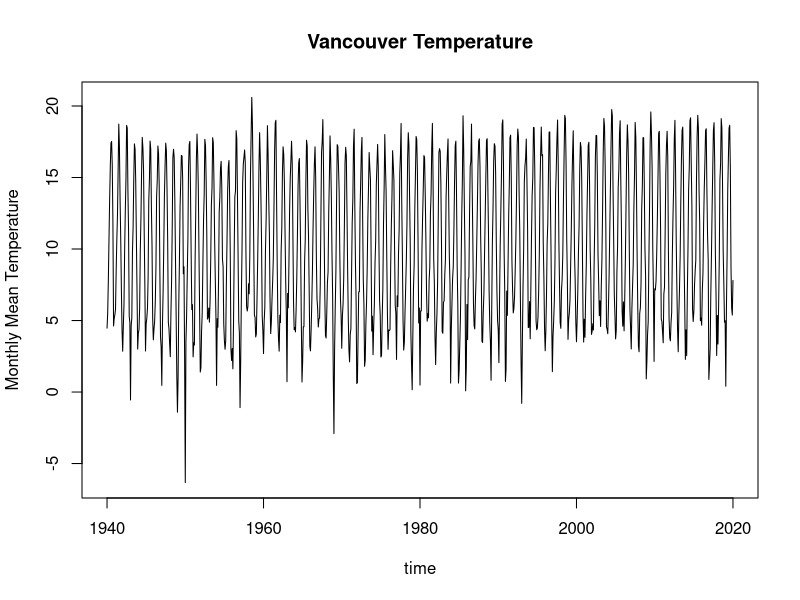
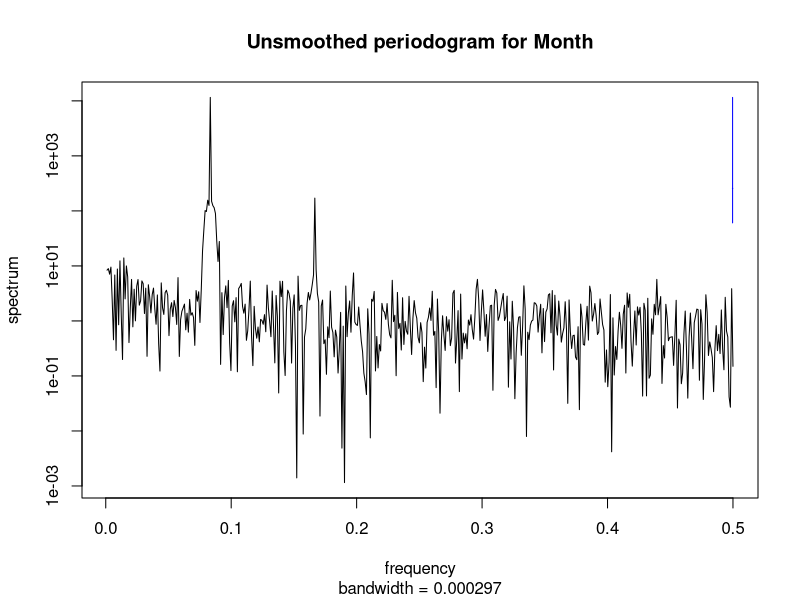
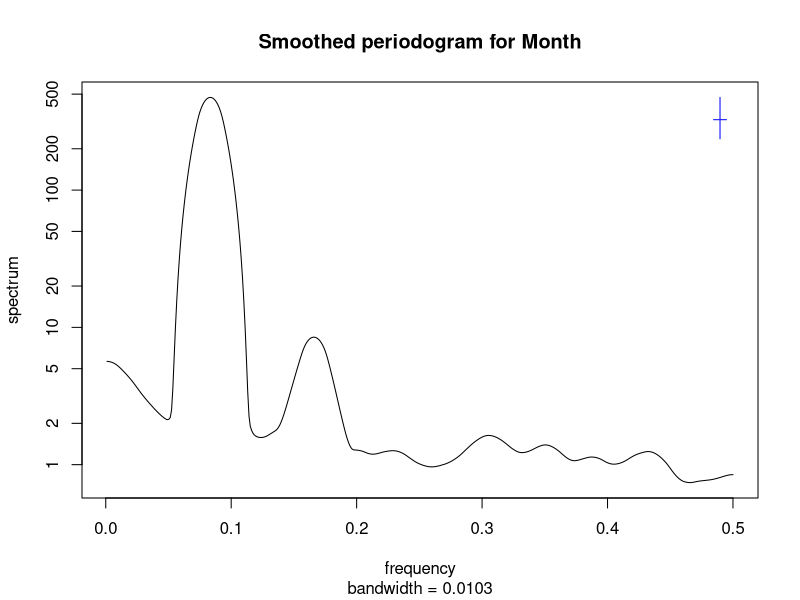
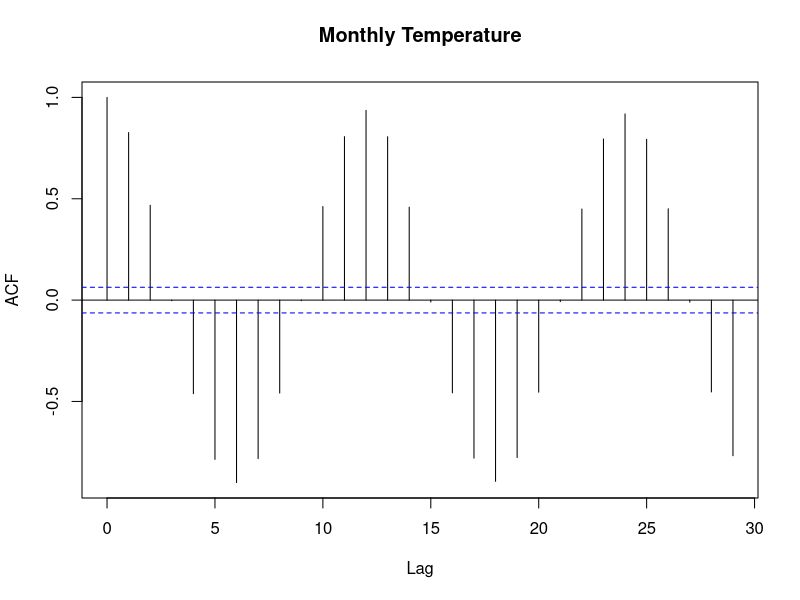
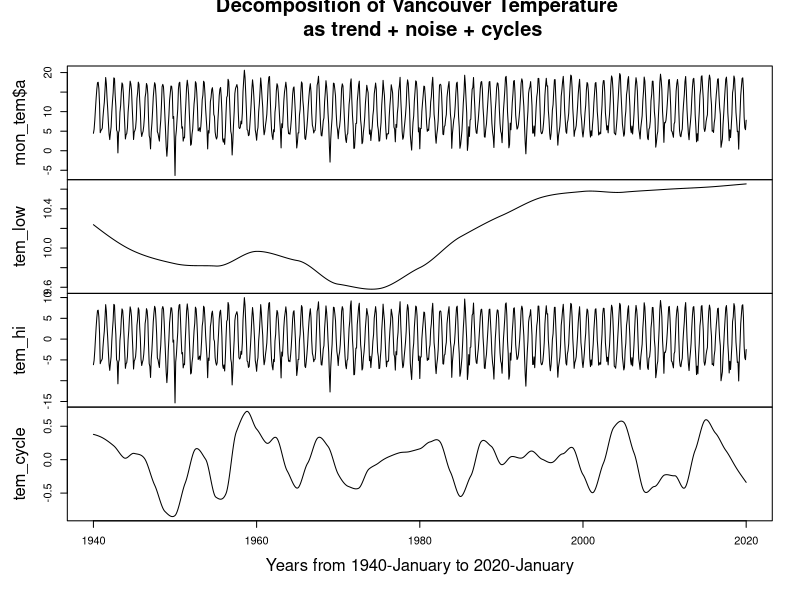
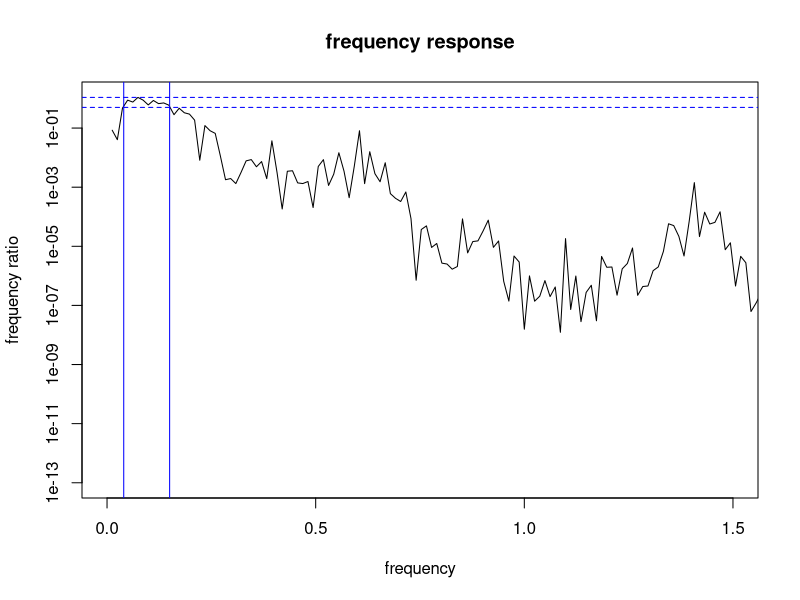
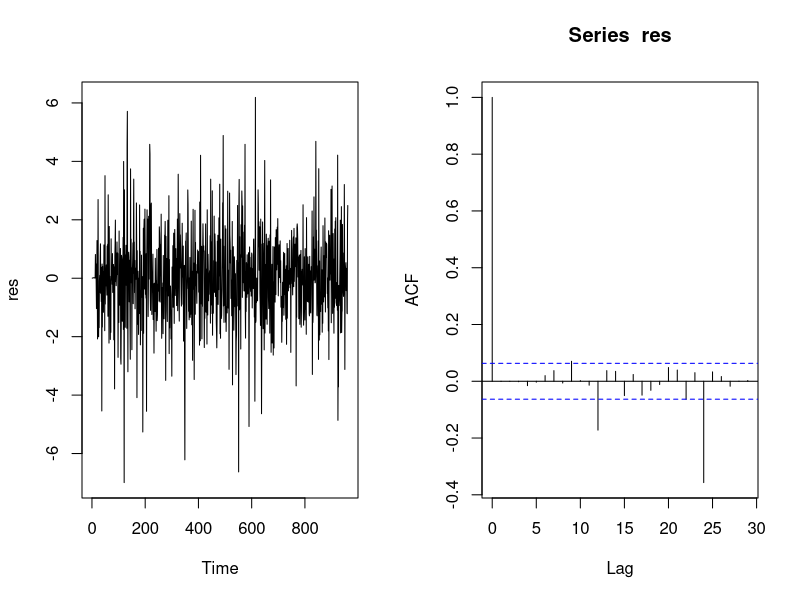
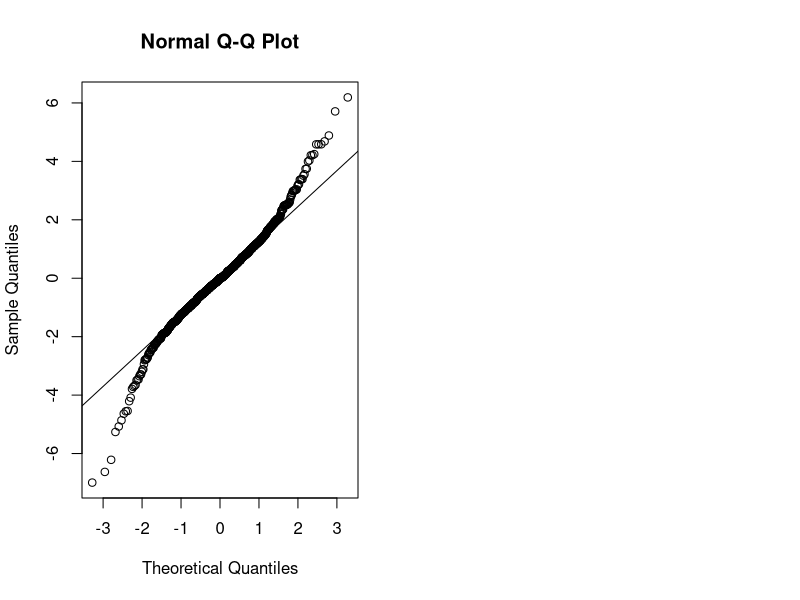

Reproduce these figures in R, in order.
## ---- chunk 1
x <- read.csv("Canadian_climate_history.csv", header = TRUE)
## ---- chunk 2
temp_Van = read.csv("Canadian_climate_history_changed.csv", header = TRUE)
date <- seq(from=1940,to=2020,by=1/365.25) # date for day
date2 <- seq(from=1940,to=2020,by=1/12) # date for month
summary(temp_Van$MEAN_TEMPERATURE_VANCOUVER)
## ---- chunk 3
miss = which(is.na(temp_Van$MEAN_TEMPERATURE_VANCOUVER))
for (i in miss){
  temp_Van$MEAN_TEMPERATURE_VANCOUVER[i] = (temp_Van$MEAN_TEMPERATURE_VANCOUVER[i-1] + temp_Van$MEAN_TEMPERATURE_VANCOUVER[i+1])/2
}
summary(temp_Van$MEAN_TEMPERATURE_VANCOUVER)
## ---- chunk 4
for (i in miss){
  temp_Van$MEAN_TEMPERATURE_VANCOUVER[i] = (temp_Van$MEAN_TEMPERATURE_VANCOUVER[i-1] + temp_Van$MEAN_TEMPERATURE_VANCOUVER[i+1])/2
  if (is.na(temp_Van$MEAN_TEMPERATURE_VANCOUVER[i]) == TRUE) temp_Van$MEAN_TEMPERATURE_VANCOUVER[i] = (temp_Van$MEAN_TEMPERATURE_VANCOUVER[i-2] + temp_Van$MEAN_TEMPERATURE_VANCOUVER[i+1])/2
  if (is.na(temp_Van$MEAN_TEMPERATURE_VANCOUVER[i]) == TRUE) temp_Van$MEAN_TEMPERATURE_VANCOUVER[i] = (temp_Van$MEAN_TEMPERATURE_VANCOUVER[i-2] + temp_Van$MEAN_TEMPERATURE_VANCOUVER[i+2])/2
  if (is.na(temp_Van$MEAN_TEMPERATURE_VANCOUVER[i]) == TRUE) temp_Van$MEAN_TEMPERATURE_VANCOUVER[i] = (temp_Van$MEAN_TEMPERATURE_VANCOUVER[i-3] + temp_Van$MEAN_TEMPERATURE_VANCOUVER[i+2])/2
  if (is.na(temp_Van$MEAN_TEMPERATURE_VANCOUVER[i]) == TRUE) temp_Van$MEAN_TEMPERATURE_VANCOUVER[i] = (temp_Van$MEAN_TEMPERATURE_VANCOUVER[i-3] + temp_Van$MEAN_TEMPERATURE_VANCOUVER[i+3])/2
  if (is.na(temp_Van$MEAN_TEMPERATURE_VANCOUVER[i]) == TRUE) temp_Van$MEAN_TEMPERATURE_VANCOUVER[i] = (temp_Van$MEAN_TEMPERATURE_VANCOUVER[i-4] + temp_Van$MEAN_TEMPERATURE_VANCOUVER[i+3])/2
  if (is.na(temp_Van$MEAN_TEMPERATURE_VANCOUVER[i]) == TRUE) temp_Van$MEAN_TEMPERATURE_VANCOUVER[i] = (temp_Van$MEAN_TEMPERATURE_VANCOUVER[i-4] + temp_Van$MEAN_TEMPERATURE_VANCOUVER[i+4])/2
}
summary(temp_Van$MEAN_TEMPERATURE_VANCOUVER)
## ---- chunk 5
tem <- temp_Van$MEAN_TEMPERATURE_VANCOUVER
t <- as.Date(temp_Van$LOCAL_DATE, '%Y/%m/%d')
temp_Van$month <- format(t, '%Y/%m')
mon_tem <- data.frame(a = tapply(tem, temp_Van$month, mean))
plot(mon_tem$a~date2, xlab = "time", ylab = "Monthly Mean Temperature", main = "Vancouver Temperature", type = "l")
## ---- chunk 6
spectrum(mon_tem$a, main="Unsmoothed periodogram for Month")
sp = spectrum(mon_tem$a, spans=c(20, 20, 20), main="Smoothed periodogram for Month")
## ---- chunk 7
sp$freq[which.max(sp$spec)]
## ---- chunk 8
acf(mon_tem, main = "Monthly Temperature")
## ---- chunk 9
tem_low <- ts(loess(mon_tem$a~date2,span=0.5)$fitted,start = 1940, frequency = 12)
tem_hi<-ts(mon_tem$a - loess(mon_tem$a~date2,span=0.1)$fitted, start = 1940, frequency = 12)
tem_cycle<- mon_tem$a - tem_low - tem_hi
plot(ts.union(mon_tem$a,tem_low,tem_hi,tem_cycle),
     main='Decomposition of Vancouver Temperature \n as trend + noise + cycles',
     xlab='Years from 1940-January to 2020-January')
## ---- chunk 10
s2 <- spectrum(ts.union(mon_tem$a,tem_cycle),plot=FALSE)
plot(s2$freq,s2$spec[,2]/s2$spec[,1],type="l",log="y",
     ylab="frequency ratio", xlab="frequency", xlim=c(0,1.5),
     main="frequency response")
rmax = max(s2$spec[,2]/s2$spec[,1])
abline(h=rmax,lty="dashed",col="blue")
abline(h=0.5,lty="dashed",col="blue")
abline(v=0.04,col="blue")
abline(v=0.15,col="blue")
## ---- chunk 11
aic_table <- function(x, P, Q){
    table <- matrix(NA, (P+1), (Q+1))
    for (p in 0:P) {
      for (q in 0:Q) {
        table[p+1, q+1] = arima(x, order = c(p,0,q))$aic
      }
    }
    dimnames(table) <- list(paste("AR", 0:P, sep = ""), paste("MA", 0:Q, sep = ""))
    table
}
temp_aic_table <- aic_table(mon_tem$a,1,4)
require(knitr)
kable(temp_aic_table,digits=2)
## ---- chunk 12
arma104<-arima(mon_tem$a,order = c(1,0,4))
arma104
ar_roots<-polyroot(c(1,-coef(arma104)[c("ar1")]))
ma_roots<-polyroot(c(1,-coef(arma104)[c("ma1","ma2","ma3","ma4")]))
ar_roots
ma_roots
## ---- chunk 13
sarma104100<-arima(mon_tem$a,order=c(1,0,4),seasonal = list(order=c(1,0,0),period=12))
sarma104001<-arima(mon_tem$a,order=c(1,0,4),seasonal = list(order=c(0,0,1),period=12))
sarma104010<-arima(mon_tem$a,order=c(1,0,4),seasonal = list(order=c(0,1,0),period=12))
sarma104100$aic
sarma104001$aic
sarma104010$aic
## ---- chunk 14
sarma104110<-arima(mon_tem$a,order=c(1,0,4),seasonal = list(order=c(1,1,0),period=12))
sarma104110$aic
## ---- chunk 15
res <- sarma104110$residuals
par(mfrow=c(1,2))
plot(res)
acf(res)
qqnorm(res)
qqline(res)
